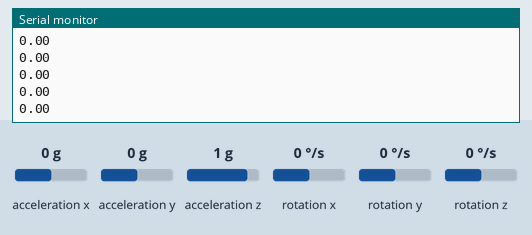
Simulated run of this sketch. Board: Arduino Uno, built with avr-gcc and run on an emulated ATmega328P. Shown: the last lines printed to the serial monitor. The test bench sets the inputs (shaded band); at power-on: acceleration x 0 g, acceleration y 0 g, acceleration z 1 g, rotation x 0 °/s, rotation y 0 °/s, rotation z 0 °/s.

Above: at 1.2 s.
1.3 s: acceleration x set to -1.4 g
At 2.2 s:
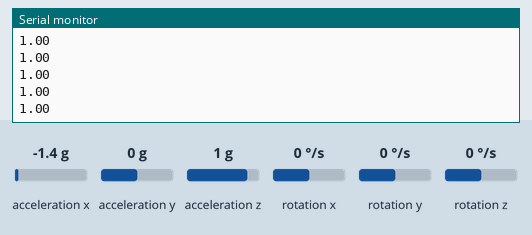
2.8 s: acceleration y set to -1.4 g
At 3.4 s:
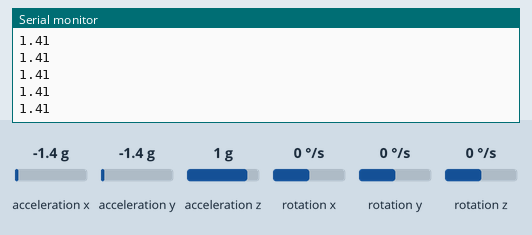
4.3 s: acceleration z set to -1.4 g
At 5.0 s:
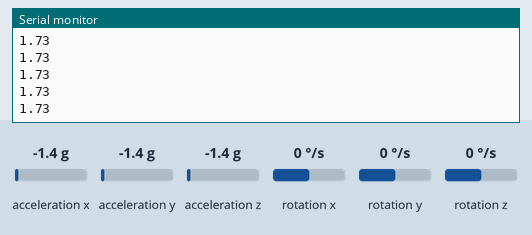
Timing chart, 0 to 7.3 s (numbered marks = the images above; inputs shaded):
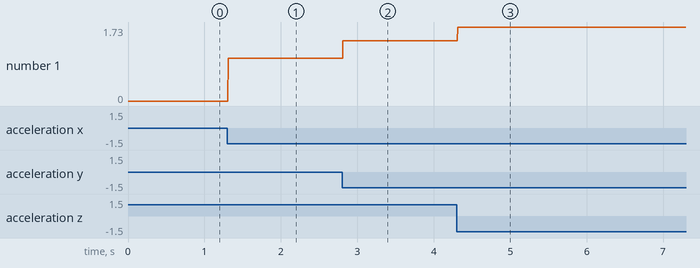

Measured:
- after the input at 1.3 s, the serial monitor: prints a new line at once (image 1)
- after the input at 2.8 s, the serial monitor: prints a new line at once (image 2)
- after the input at 4.3 s, the serial monitor: prints a new line at once (image 3)
- plotted number 1: 0 → 1 after the input at 1.3 s, 1 → 1.41 after the input at 2.8 s, 1.41 → 1.73 after the input at 4.3 s

The sketch:

Activity_Monitor.ino
```cpp
/*

Connections:

MPU6050_____UNO
VCC_________3.3v
GND_________GND
SCL_________PinA5
SDA_________PinA4

*/


#include "Wire.h"
#include "I2Cdev.h"
#include "MPU6050.h"
#include "Servo.h"
#include "TimerOne.h"


MPU6050 mpu;

int16_t ax, ay, az;
int16_t gx, gy, gz;


double valx, valy, valz;
long prevVal;

double total;
void setup()
{
    Wire.begin();
    Serial.begin(115200);
    mpu.initialize();
    Timer1.initialize(10000); // Initialize timer1, 10millisecond period
    Timer1.attachInterrupt(datacollect); // collects accelerometer data

}

void loop()
{
    mpu.getMotion6(&ax, &ay, &az, &gx, &gy, &gz);

    /*val = map(ax, -17000, 17000, 0, 180);
    val2 = map(ay, -17000, 17000, 0, 180);
    val3 = map(az, -17000, 17000, 0, 180);

    total = sqrt(val*val+val2*val2+val3*val3);

    Serial.println(total);
    delay(50);*/
    total = sqrt(valx*valx+valy*valy+valz*valz);
    Serial.println(total);
}

void datacollect()
{
    //mpu.getMotion6(&ax, &ay, &az, &gx, &gy, &gz);
    valx = map(ax, -17000, 17000, -1, 1);
    valy = map(ay, -17000, 17000, -1, 1);
    valz = map(az, -17000, 17000, -1, 1);


}
```
